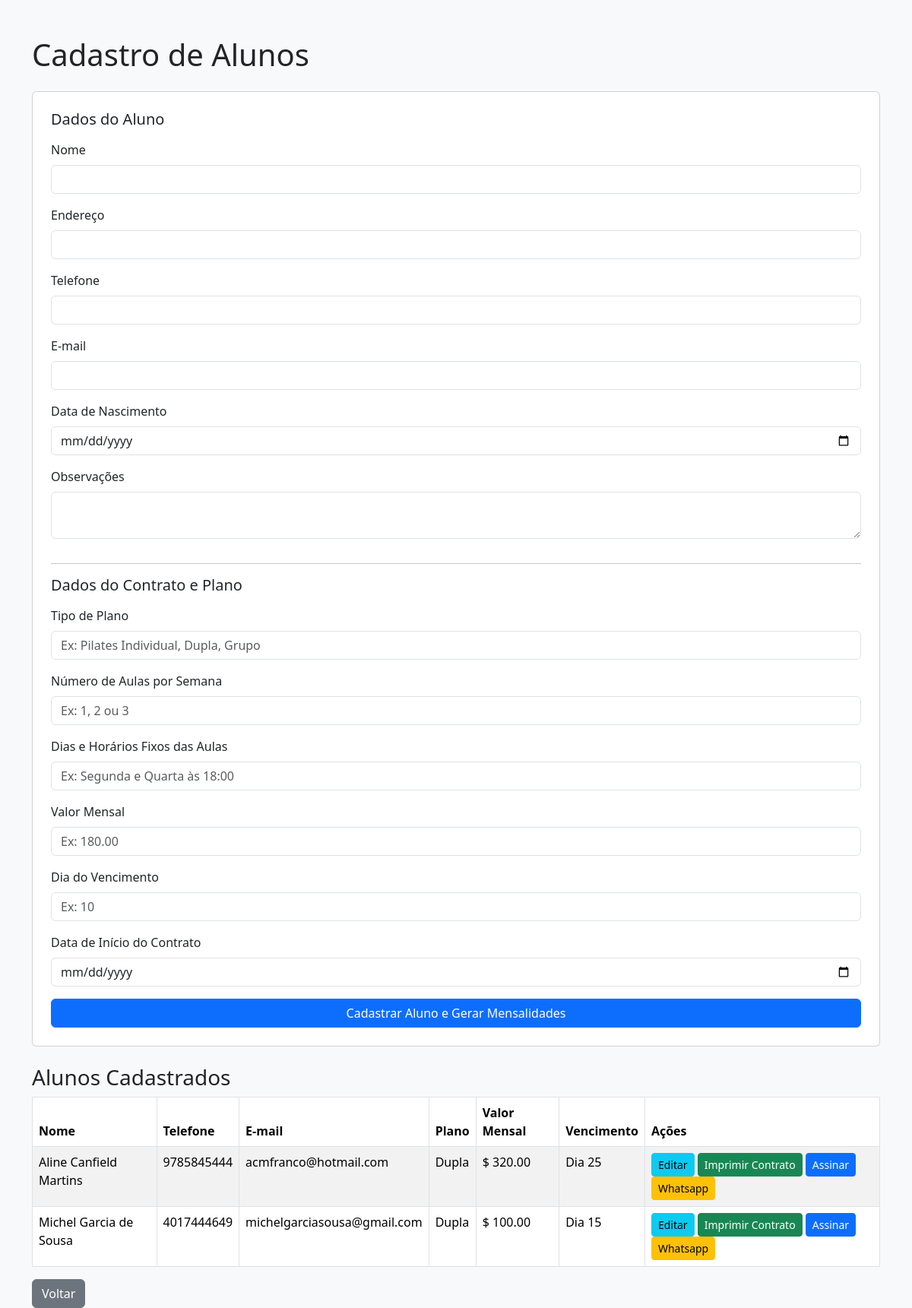
The page /alunos (signed in) on the database its author committed.
### tables this page shows
CREATE TABLE alunos (
                id INTEGER PRIMARY KEY AUTOINCREMENT,
                nome TEXT NOT NULL,
                endereco TEXT, 
                telefone TEXT,
                email TEXT, 
                data_nascimento TEXT,
                observacoes TEXT
            , tipo_plano TEXT, aulas_semana TEXT, dias_horarios TEXT, valor_mensal REAL, dia_vencimento INTEGER, data_inicio TEXT, assinatura TEXT);

### app.py (the view)
@app.route("/alunos")
def alunos():
    if "usuario" not in session:
        return redirect("/")
    conexao = conectar()
    cursor = conexao.cursor()
    cursor.execute("SELECT * FROM alunos ORDER BY nome")
    lista_alunos = cursor.fetchall()
    conexao.close()
    return render_template("alunos.html", alunos=lista_alunos)

### app.py (called while the page is built)
def conectar():
    return sqlite3.connect("banco.db")

### templates/alunos.html (shortened to what this page needs)
<!DOCTYPE html>
<html lang="pt-br">
<head>
    <link href="https://cdn.jsdelivr.net/npm/bootstrap@5.3.3/dist/css/bootstrap.min.css" rel="stylesheet">
</head>
<body class="bg-light">
<div class="container mt-5">
    <h1 class="mb-4">Cadastro de Alunos</h1>
    <form action="/cadastrar_aluno" method="POST" class="card p-4 mb-4">
        <h5 class="mb-3">Dados do Aluno</h5>
        <div class="mb-3">
            <label class="form-label">Nome</label>
            <input type="text" name="nome" class="form-control" required>
        </div>
        <div class="mb-3">
            <label class="form-label">Endereço</label>
            <input type="text" name="endereco" class="form-control">
        </div>
        <div class="mb-3">
            <label class="form-label">Telefone</label>
            <input type="text" name="telefone" class="form-control">
        </div>
        <div class="mb-3">
            <label class="form-label">E-mail</label>
            <input type="email" name="email" class="form-control">
        </div>
        <div class="mb-3">
            <label class="form-label">Data de Nascimento</label>
            <input type="date" name="data_nascimento" class="form-control">
        </div>
        <div class="mb-3">
            <label class="form-label">Observações</label>
            <textarea name="observacoes" class="form-control"></textarea>
        </div>
        <hr>
        <h5 class="mb-3">Dados do Contrato e Plano</h5>
        <div class="mb-3">
            <label class="form-label">Tipo de Plano</label>
            <input type="text" name="tipo_plano" class="form-control" placeholder="Ex: Pilates Individual, Dupla, Grupo">
        </div>
        <div class="mb-3">
            <label class="form-label">Número de Aulas por Semana</label>
            <input type="text" name="aulas_semana" class="form-control" placeholder="Ex: 1, 2 ou 3">
        </div>
        <div class="mb-3">
            <label class="form-label">Dias e Horários Fixos das Aulas</label>
            <input type="text" name="dias_horarios" class="form-control" placeholder="Ex: Segunda e Quarta às 18:00">
        </div>
        <div class="mb-3">
            <label class="form-label">Valor Mensal</label>
            <input type="number" step="0.01" name="valor_mensal" class="form-control" placeholder="Ex: 180.00">
        </div>
        <div class="mb-3">
            <label class="form-label">Dia do Vencimento</label>
            <input type="number" name="dia_vencimento" class="form-control" min="1" max="31" placeholder="Ex: 10">
        </div>
        <div class="mb-3">
            <label class="form-label">Data de Início do Contrato</label>
            <input type="date" name="data_inicio" class="form-control">
        </div>
        <button type="submit" class="btn btn-primary">Cadastrar Aluno e Gerar Mensalidades</button>
    </form>
    <h3>Alunos Cadastrados</h3>
    <div class="table-responsive">
        <table class="table table-bordered table-striped bg-white">
            <thead>
                <tr>
                    <th>Nome</th>
                    <th>Telefone</th>
                    <th>E-mail</th>
                    <th>Plano</th>
                    <th>Valor Mensal</th>
                    <th>Vencimento</th>
                    <th>Ações</th>
                </tr>
            </thead>
            <tbody>
                {% for aluno in alunos %}
                <tr>
                    <td>{{ aluno[1] }}</td>
                    <td>{{ aluno[3] }}</td>
                    <td>{{ aluno[4] }}</td>
                    <td>{{ aluno[7] }}</td>
                    <td>
                        {% if aluno[10] %}
                            $ {{ "%.2f"|format(aluno[10]) }}
                        {% endif %}
                    </td>
                    <td>
                        {% if aluno[11] %}
                            Dia {{ aluno[11] }}
                        {% endif %}
                    </td>
                    <td>
                        <a href="/editar_aluno/{{ aluno[0] }}" class="btn btn-sm btn-info">
                            Editar
                        </a>
                        <a href="/contrato/{{ aluno[0] }}"
                            class="btn btn-sm btn-success"
                            target="_blank">
                            Imprimir Contrato
                        </a>
                        <a href="/assinar_contrato/{{ aluno[0]}}"
                            class="btn btn-sm btn-primary">
                            Assinar
                        </a>
                        <a href="/whatsapp_contrato/{{ aluno[0] }}"
                            class="btn btn-sm btn-warning" target="_blank">
                            Whatsapp
                        </a>
                    </td>
                </tr>
                {% endfor %}
            </tbody>
        </table>
    </div>
    <a href="/dashboard" class="btn btn-secondary">Voltar</a>
</div>
</body>
</html>

### rows shown on the page
alunos: nome "Aline Canfield Martins", telefone "9785845444", email "acmfranco@hotmail.com", tipo_plano "Dupla", valor_mensal "320.00", dia_vencimento "25"
alunos: nome "Michel Garcia de Sousa", telefone "4017444649", email "michelgarciasousa@gmail.com", tipo_plano "Dupla", valor_mensal "100.00", dia_vencimento "15"
